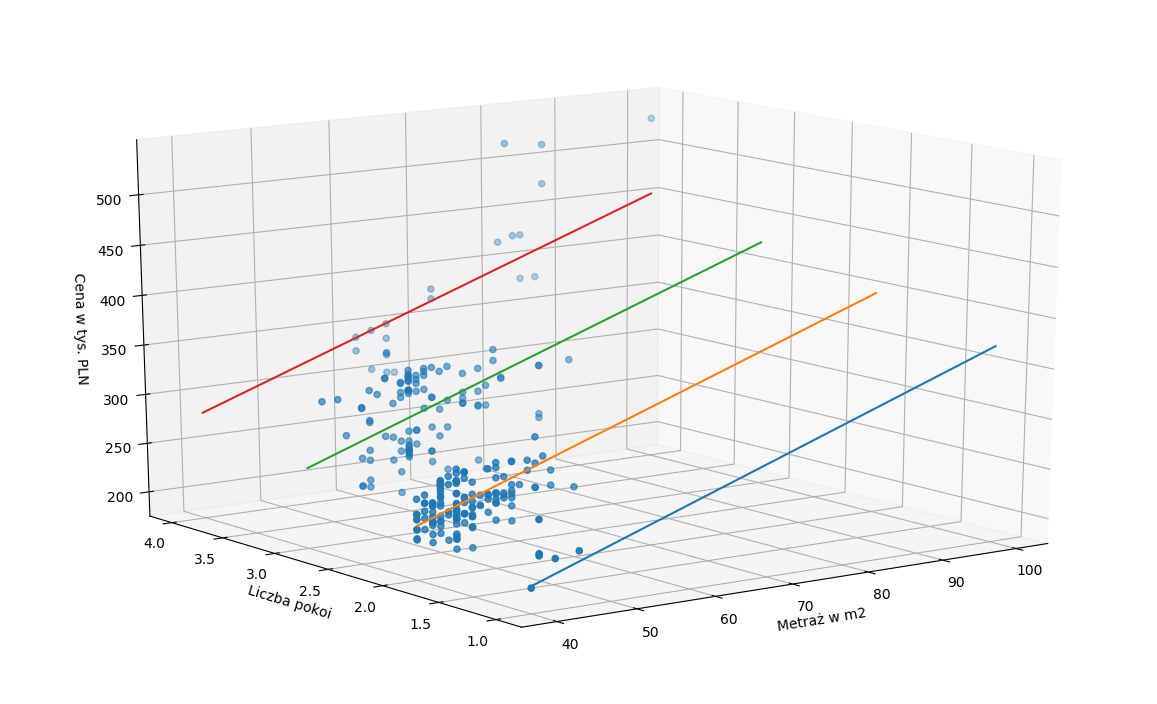

Generate this figure with Python:
import numpy as np # Do obsługi tablic
import pandas as pd # Do oczytu danych z pliku
import matplotlib.pyplot as plt # Do wizualizacji
from mpl_toolkits.mplot3d import Axes3D # Do generowania wykresu 3D
from sklearn.linear_model import LinearRegression # Do minimalizacji fukncji kosztu

data = pd.read_csv('data.csv') # Wczytanie danych

# Podzielenie na osobne tablice i skonwertowanie 
# do obiektu numpy.ndarray
x = data.iloc[:, 0].values
y = data.iloc[:, 2].values
z = data.iloc[:, 3].values

fig = plt.figure() # Stworzenie obiektu na trójwymiarowym wykresie
ax = Axes3D(fig)

ax.set_xlabel('Metraż w m2') # Opis osi X
ax.set_ylabel('Liczba pokoi') # Opis osi Y
ax.set_zlabel('Cena w tys. PLN') # Opis osi Z
ax.scatter(x, y, z) # Dodanie wykresu punktowego

x_y = np.column_stack((x,y)) # Połączenie dwóch kolumn
model = LinearRegression() # Stworzenie instancji modelu
model.fit(x_y, z) # Trenowanie na podstawie danych wsadowych
theta_0 = model.intercept_ # Pobranie wyuczonego parametru theta zero
theta_1 = model.coef_[0] # Pobranie wyuczonego parametru theta jeden
theta_2 = model.coef_[1] # Pobranie wyuczonego parametru theta dwa

# Dodawanie hipotezy do wykresu
# i oznacza liczbę pokoi
for i in range(1,5):
    x = np.array([40,100])
    y = np.array([i,i])
    z = theta_0 + theta_1 * x + theta_2 * y
    ax.plot(x,y,z)

plt.show() # Wyświetlenie wykresu
